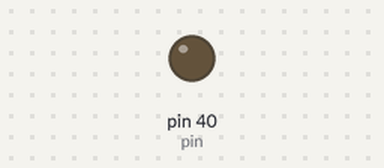
A program run on a simulated Raspberry Pi (header pin numbers). Shown: output pins drawn as LEDs (lit = HIGH). At 0.1 s the program stops and its outputs stay as they are.

Above: at 0.2 s.
Timing chart, 0 to 1.6 s (numbered marks = the images above):
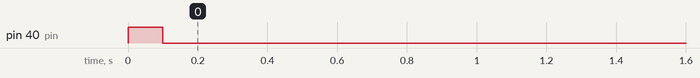

Measured:
- by itself, pin 40 (pin): LOW → HIGH at 0.00 s, → LOW 0.10 s later

The program:

watchdog.py
```python
from time import sleep
import RPi.GPIO as GPIO

pin = 40
delay = 0.1

GPIO.setwarnings(False)
GPIO.setmode(GPIO.BOARD)
GPIO.setup(pin, GPIO.OUT, initial=GPIO.LOW)
GPIO.output(pin, GPIO.HIGH)
sleep(delay)
GPIO.output(pin, GPIO.LOW)
```
